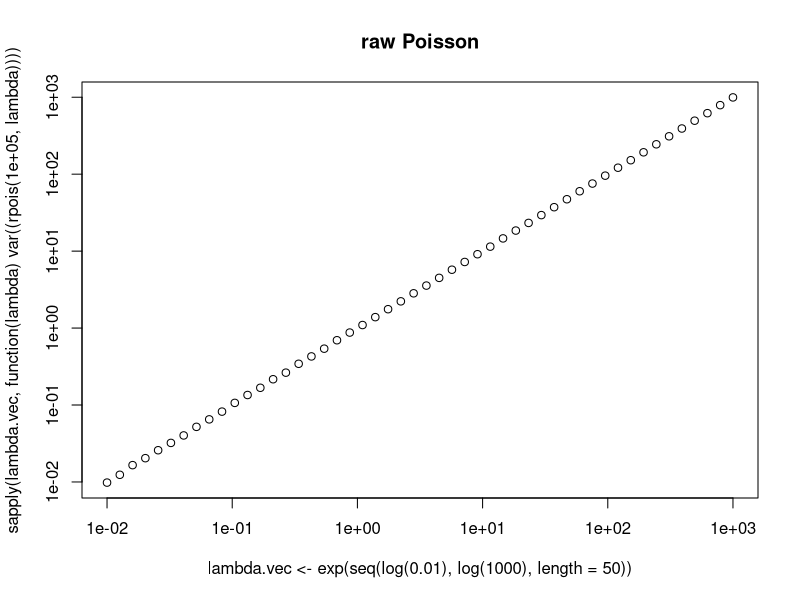
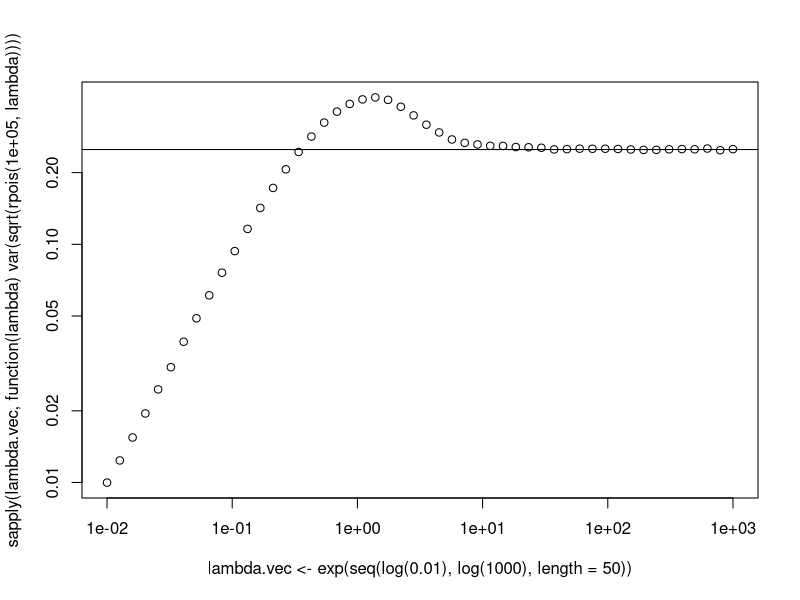
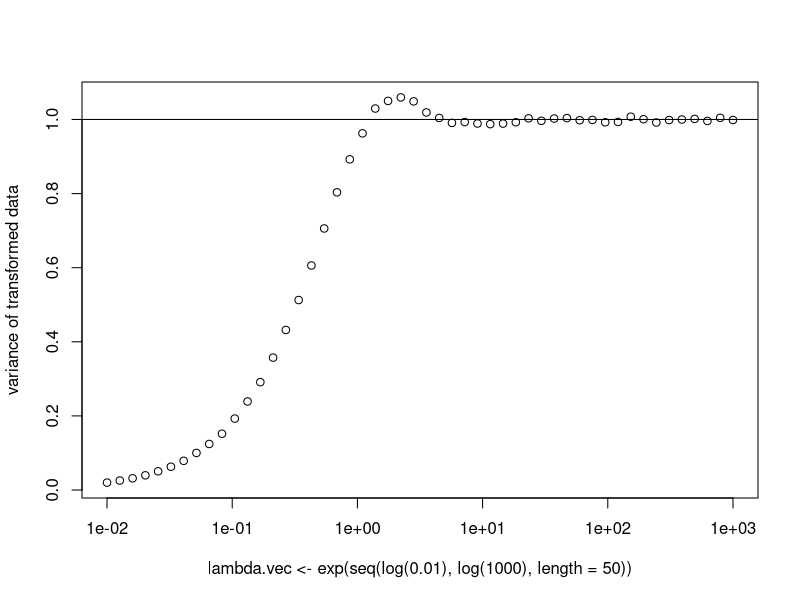
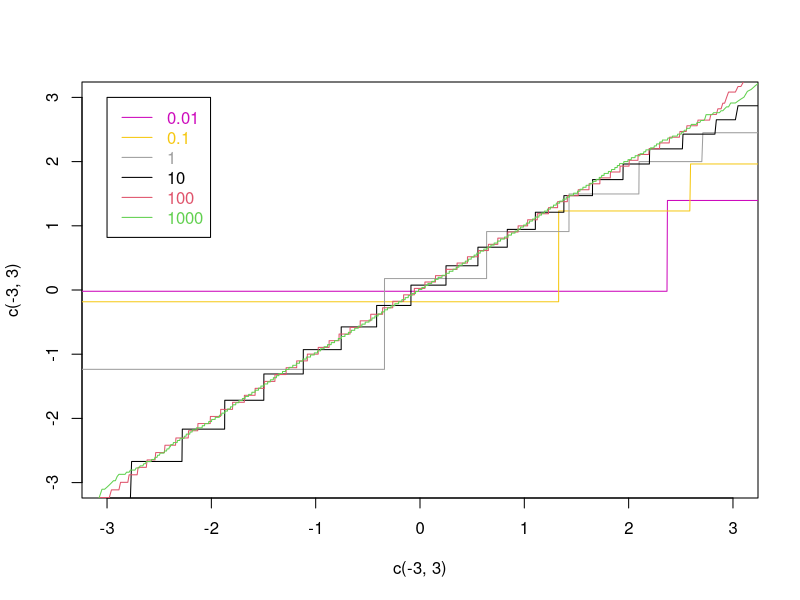

Reproduce these figures in R, in order.
plot(lambda.vec<-exp(seq(log(0.01), 
                         log(1000), length=50)), 
     sapply(lambda.vec, 
            function(lambda)
              var((rpois(1e5, lambda)))),
     log="xy", main="raw Poisson")

plot(lambda.vec<-exp(seq(log(0.01), 
                         log(1000), length=50)), 
     sapply(lambda.vec, 
            function(lambda)
              var(sqrt(rpois(1e5, lambda)))),
     log="xy")
abline(h=1/4)


###  Freeman-Tukey

plot(lambda.vec<-exp(seq(log(0.01), 
	log(1000), length=50)), 
		sapply(lambda.vec, 
		function(lambda) {
			Xvec <- rpois(1e5, lambda);
			var(sqrt(Xvec) + sqrt(Xvec+1))
		}),
  log="x", ylab="variance of transformed data")
abline(h=1)

plot(c(-3,3), c(-3,3), col="white")
lambda.vec <- 10^(seq(log10(0.01), log10(1000), length=6)) 
colorOffset = length(lambda.vec) - min(1, log10(lambda.vec[1]))
invisible(sapply(lambda.vec, 
	function(lambda) {
			Xvec <- rpois(1e4, lambda);
			qq <- qqnorm(plot.it=FALSE,
				(sqrt(Xvec) + sqrt(Xvec+1) - sqrt(4*lambda + 1)))
			#print(str(qq))
			lines(qq$x[order(qq$x)], qq$y[order(qq$x)], col=(round(log10(lambda) + colorOffset)))
		}
		))
legend(-3, 3, legend=as.character(round(lambda.vec,3)), 
	lty=rep(1,length(lambda.vec)), text.col=round(log10(lambda.vec) + colorOffset),
	col=round(log10(lambda.vec) + colorOffset))
